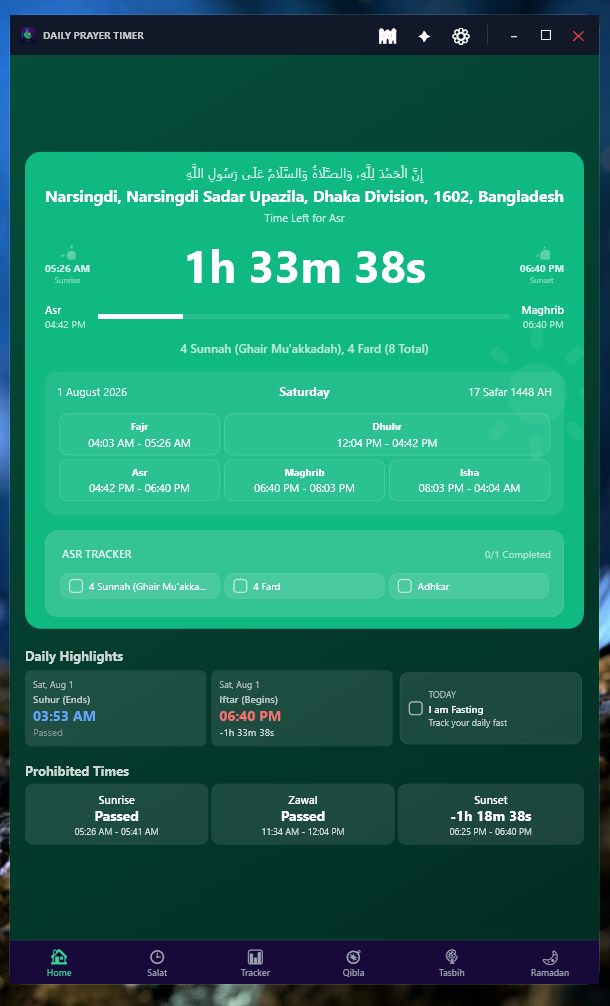
#> input picture screenshots/new/2026-08-01_17-06_1.png, 610 x 1006 px
$ python build_hero_art.py
#> lines starting #> are read from the running program, lines starting #| are printed output that depends on the picture
from PIL import Image, ImageDraw, ImageFilter
import math
import os
import time

def create_hero_art(
    img1_path,
    img2_path,
    img3_path,
    out_path,
    canvas_size=(1920, 1080),
    dark_bg_color=(15, 23, 42)
):
#> called with img1_path = 'screenshots/new/2026-08-01_17-06_1.png', img2_path = 'screenshots/new/2026-08-01_17-08.png', img3_path = 'screenshots/new/2026-08-01_17-06.png', out_path = 'store_assets/hero_1920x1080.png', canvas_size = (1920, 1080), dark_bg_color = (15, 23, 42)
    t0 = time.time()
    W, H = canvas_size
    scale = W / 1920.0

    mx, my = int(60 * scale), int(108 * scale)
    banner_w = W - 2 * mx
    banner_h = H - 2 * my

    # 1. Base Canvas
    canvas = Image.new('RGBA', (W, H), dark_bg_color + (255,))

    # 2. Fast Gradient Banner Background
    # Generate small gradient and upscale with LANCZOS for high quality and speed
    grad_w, grad_h = 160, 90
    small_grad = Image.new('RGB', (grad_w, grad_h))
#> small_grad: PIL image 160x90 RGB; every value is 0
    for y in range(grad_h):
        ty = y / float(grad_h)
        for x in range(grad_w):
            tx = x / float(grad_w)

            # Base light mint gradient tones
            r = int((1.0 - tx)*219 + tx*229)
            g = int((1.0 - ty)*236 + ty*242)
            b = int((1.0 - tx)*224 + tx*233)

            # Radial highlight around top-left center (x=0.35, y=0.35)
            dist = math.sqrt((tx - 0.35)**2 + (ty - 0.35)**2)
            glow = max(0.0, 1.0 - dist / 0.6)
            r = min(255, int(r + glow * 18))
            g = min(255, int(g + glow * 16))
            b = min(255, int(b + glow * 18))

            small_grad.putpixel((x, y), (r, g, b))
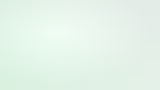
#> small_grad: PIL image 160x90 RGB; mean R, G, B 229, 243.3, 233.4

    banner = small_grad.resize((banner_w, banner_h), Image.Resampling.LANCZOS).convert('RGBA')
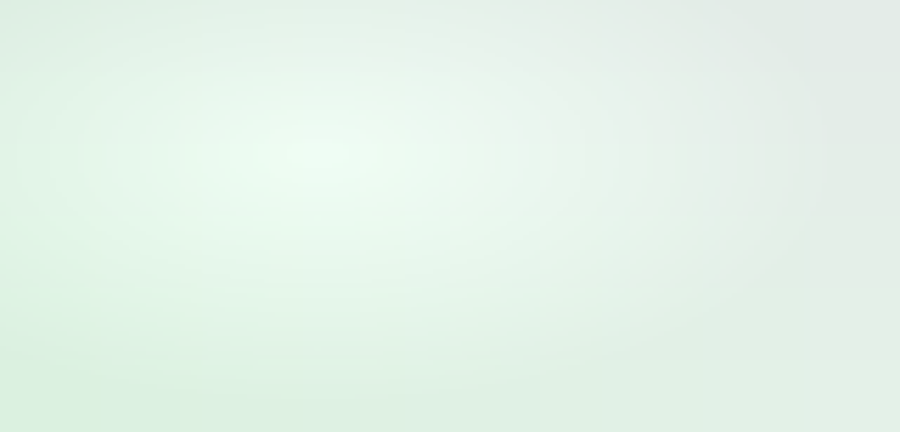
#> banner: PIL image 1800x864 RGBA (shown at 1/2 size); mean R, G, B, A 229, 243.3, 233.4, 255

    # Rounded corner mask for banner
    banner_mask = Image.new('L', (banner_w, banner_h), 0)
#> banner_mask: PIL image 1800x864 L; every value is 0
    draw_bm = ImageDraw.Draw(banner_mask)
    banner_radius = int(24 * scale)
    draw_bm.rounded_rectangle([0, 0, banner_w, banner_h], radius=banner_radius, fill=255)

    canvas.paste(banner, (mx, my), mask=banner_mask)

    # 3. Load & Scale Screenshots
    im1 = Image.open(img1_path).convert('RGBA')
    im2 = Image.open(img2_path).convert('RGBA')
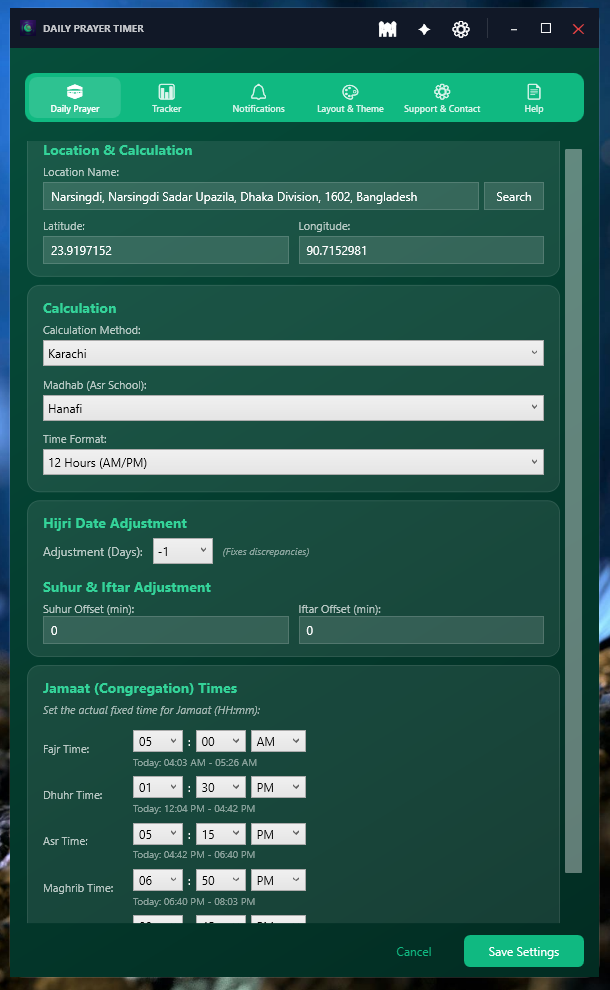
#> input picture screenshots/new/2026-08-01_17-08.png, 610 x 990 px
    im3 = Image.open(img3_path).convert('RGBA')
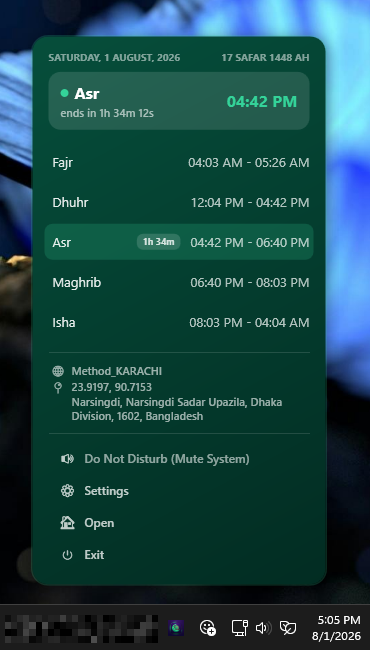
#> input picture screenshots/new/2026-08-01_17-06.png, 370 x 650 px

    h1 = int(710 * scale)
    w1 = int(im1.width * (h1 / float(im1.height)))
#> w1 = 430
    im1_scaled = im1.resize((w1, h1), Image.Resampling.LANCZOS)

    h2 = int(680 * scale)
    w2 = int(im2.width * (h2 / float(im2.height)))
#> w2 = 418
    im2_scaled = im2.resize((w2, h2), Image.Resampling.LANCZOS)

    h3 = int(630 * scale)
    w3 = int(im3.width * (h3 / float(im3.height)))
#> w3 = 358
    im3_scaled = im3.resize((w3, h3), Image.Resampling.LANCZOS)
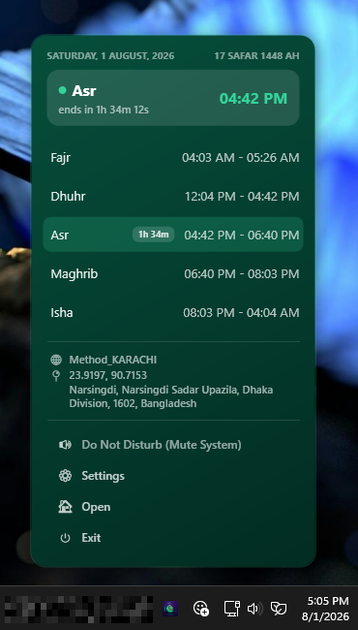
#> im3_scaled: PIL image 358x630 RGBA; mean R, G, B, A 24.9, 71, 70.9, 255

    cy = my + banner_h // 2

    x1, y1 = int(250 * scale), cy - h1 // 2
    x2, y2 = int(725 * scale), cy - h2 // 2
    x3, y3 = int(1215 * scale), cy - h3 // 2

    cards = [
        (im1_scaled, x1, y1, w1, h1),
        (im2_scaled, x2, y2, w2, h2),
        (im3_scaled, x3, y3, w3, h3),
    ]

    # Card & Drop Shadow Helper
    def add_card_with_shadow(parent_canvas, img, x, y):
        w, h = img.size
        radius = int(14 * scale)
        shadow_blur = int(22 * scale)
        shadow_dy = int(12 * scale)

        pad = shadow_blur * 2
        shadow_w, shadow_h = w + 2*pad, h + 2*pad
        shadow_img = Image.new('RGBA', (shadow_w, shadow_h), (0, 0, 0, 0))
        draw_s = ImageDraw.Draw(shadow_img)
        draw_s.rounded_rectangle(
            [pad, pad, pad + w, pad + h],
            radius=radius,
            fill=(10, 20, 35, 110)
        )
        shadow_blurred = shadow_img.filter(ImageFilter.GaussianBlur(shadow_blur))

        parent_canvas.paste(
            shadow_blurred,
            (x - pad, y - pad + shadow_dy),
            mask=shadow_blurred
        )

        card_mask = Image.new('L', (w, h), 0)
        draw_cm = ImageDraw.Draw(card_mask)
        draw_cm.rounded_rectangle([0, 0, w, h], radius=radius, fill=255)

        card_border = Image.new('RGBA', (w, h), (0, 0, 0, 0))
        draw_cb = ImageDraw.Draw(card_border)
        border_width = max(1, int(2 * scale))
        draw_cb.rounded_rectangle(
            [0, 0, w-1, h-1],
            radius=radius,
            outline=(30, 41, 59, 220),
            width=border_width
        )

        card_composite = Image.alpha_composite(img, card_border)
        parent_canvas.paste(card_composite, (x, y), mask=card_mask)

    for img_s, x, y, w, h in cards:
        add_card_with_shadow(canvas, img_s, x, y)
#> this loop made 3 passes
#> (x, y, shadow_w in add_card_with_shadow, shadow_h in add_card_with_shadow) on passes 1 to 3: (250, 185, 518, 798), (725, 200, 506, 768), (1215, 225, 446, 718)
#> pass 1, in add_card_with_shadow, `shadow_blurred = shadow_img.filter(ImageFilter.GaussianBlur(shadow_blu..`:
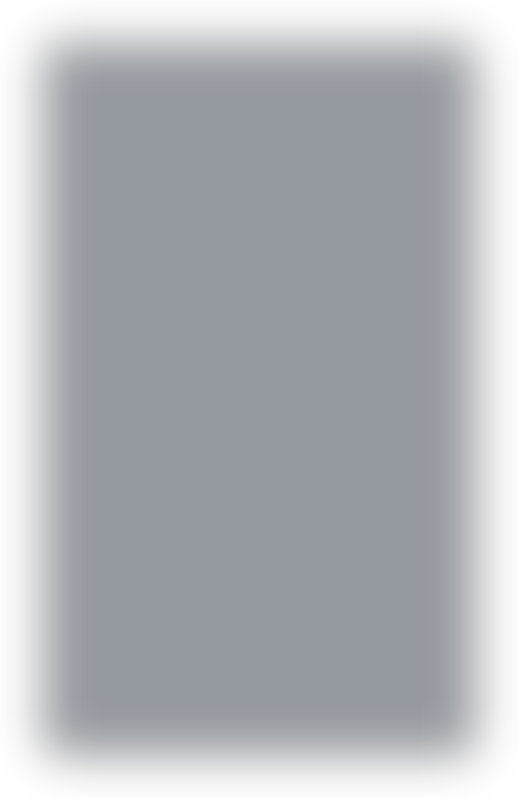
#> shadow_blurred: PIL image 518x798 RGBA; mean R, G, B, A 7.4, 14.8, 25.9, 81.4; transparent parts drawn white

    final_rgb = Image.new('RGB', (W, H), dark_bg_color)
    final_rgb.paste(canvas, (0, 0), mask=canvas)
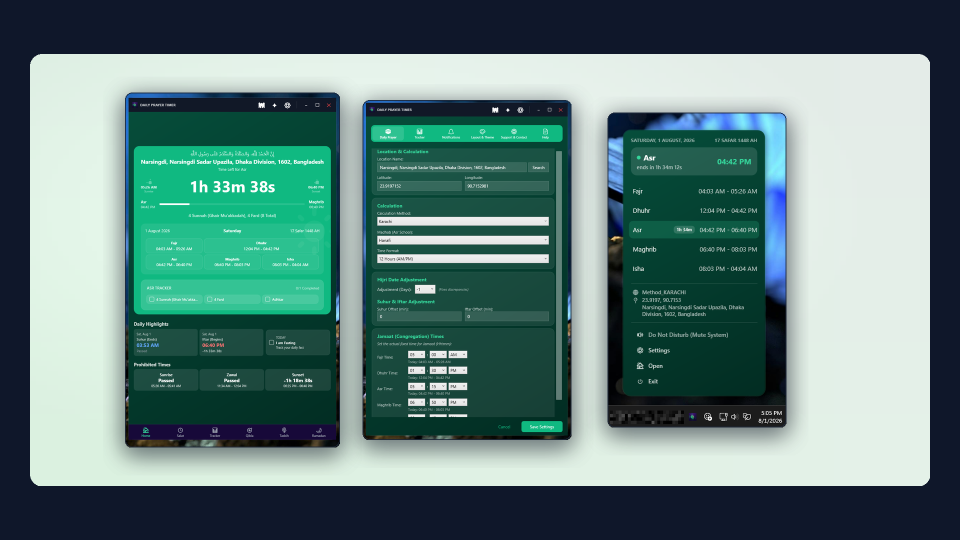
#> final_rgb: PIL image 1920x1080 RGB (shown at 1/2 size); mean R, G, B 93.2, 124.7, 121.5

    os.makedirs(os.path.dirname(out_path), exist_ok=True)
    final_rgb.save(out_path, 'PNG', optimize=True)
    dt = time.time() - t0
    print(f'Generated: {out_path} ({W}x{H}) in {dt:.2f}s')

def build_all():
    img1 = 'screenshots/new/2026-08-01_17-06_1.png'
    img2 = 'screenshots/new/2026-08-01_17-08.png'
    img3 = 'screenshots/new/2026-08-01_17-06.png'

    targets = [
        ('store_assets/hero_1920x1080.png', (1920, 1080)),
        ('store_assets/hero_3840x2160.png', (3840, 2160)),
        ('store_assets/screenshot_1_cover_1920x1080.png', (1920, 1080)),
        ('screenshots/cover.png', (1920, 1080)),
        ('screenshots/new/hero_1920x1080.png', (1920, 1080)),
        ('screenshots/new/hero_3840x2160.png', (3840, 2160)),
    ]

    for path, size in targets:
        create_hero_art(img1, img2, img3, path, canvas_size=size)

if __name__ == '__main__':
    build_all()
